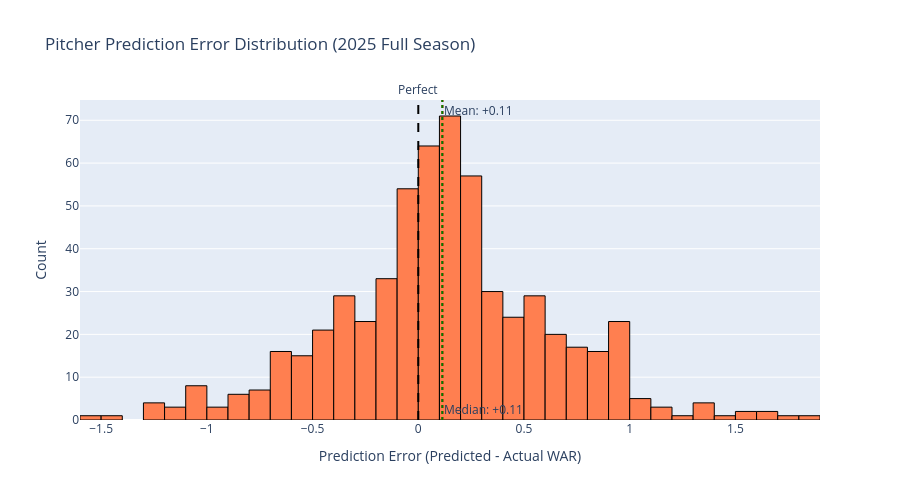

Notebook source saved alongside this figure:
### Code cell
# Cell 7: Pitcher Error Distribution Visualization

if has_pitcher_actual:
    # Create error distribution histogram
    fig = go.Figure()
    
    fig.add_trace(go.Histogram(
        x=pitcher_actual['Error'],
        nbinsx=50,
        name='Prediction Error',
        marker=dict(color='coral', line=dict(color='black', width=1))
    ))
    
    # Add vertical lines
    mean_err = pitcher_actual['Error'].mean()
    median_err = pitcher_actual['Error'].median()
    
    fig.add_vline(x=0, line_dash="dash", line_color="black",
                  annotation_text="Perfect", annotation_position="top")
    fig.add_vline(x=mean_err, line_dash="dot", line_color="red",
                  annotation_text=f"Mean: {mean_err:+.2f}", annotation_position="top right")
    fig.add_vline(x=median_err, line_dash="dot", line_color="green",
                  annotation_text=f"Median: {median_err:+.2f}", annotation_position="bottom right")
    
    fig.update_layout(
        title="Pitcher Prediction Error Distribution (2025 Full Season)",
        xaxis_title="Prediction Error (Predicted - Actual WAR)",
        yaxis_title="Count",
        showlegend=False,
        height=500
    )
    
    fig.show()
else:
    print("Skipping pitcher error plot (no actual data)")

### Figure 1 — Plotly figure (JSON) as saved in the notebook; plotly's stock layout.template omitted (floating-point values rounded to 4 significant figures; data arrays with more than 128 entries replaced by an {"elided": "..."} marker saying what was removed)
{"data": [{"marker": {"color": "coral", "line": {"color": "black", "width": 1}}, "name": "Prediction Error", "nbinsx": 50, "type": "histogram", "x": {"elided": "595 float values"}}], "layout": {"annotations": [{"showarrow": false, "text": "Perfect", "x": 0, "xanchor": "center", "xref": "x", "y": 1, "yanchor": "bottom", "yref": "y domain"}, {"showarrow": false, "text": "Mean: +0.11", "x": 0.1142, "xanchor": "left", "xref": "x", "y": 1, "yanchor": "top", "yref": "y domain"}, {"showarrow": false, "text": "Median: +0.11", "x": 0.1136, "xanchor": "left", "xref": "x", "y": 0, "yanchor": "bottom", "yref": "y domain"}], "height": 500, "shapes": [{"line": {"color": "black", "dash": "dash"}, "type": "line", "x0": 0, "x1": 0, "xref": "x", "y0": 0, "y1": 1, "yref": "y domain"}, {"line": {"color": "red", "dash": "dot"}, "type": "line", "x0": 0.1142, "x1": 0.1142, "xref": "x", "y0": 0, "y1": 1, "yref": "y domain"}, {"line": {"color": "green", "dash": "dot"}, "type": "line", "x0": 0.1136, "x1": 0.1136, "xref": "x", "y0": 0, "y1": 1, "yref": "y domain"}], "showlegend": false, "title": {"text": "Pitcher Prediction Error Distribution (2025 Full Season)"}, "xaxis": {"title": {"text": "Prediction Error (Predicted - Actual WAR)"}}, "yaxis": {"title": {"text": "Count"}}}}
